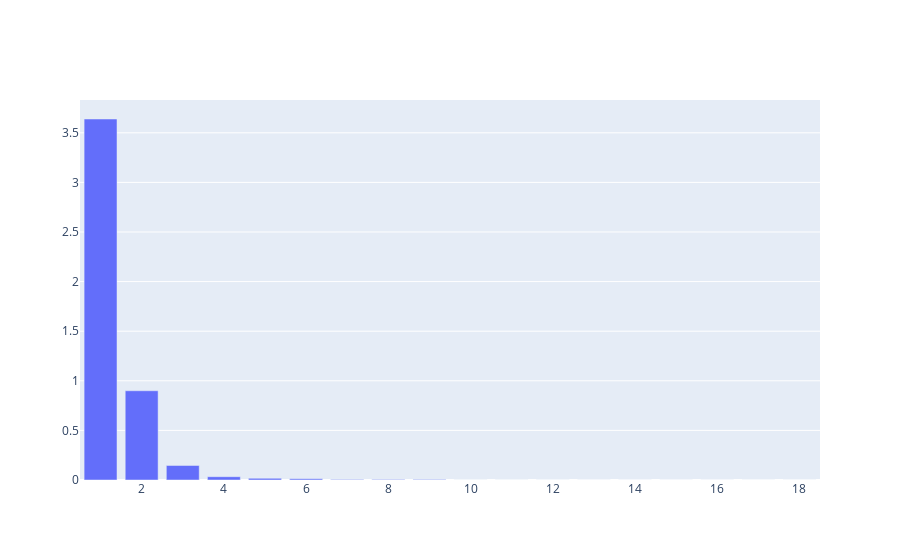

Source (notebook cell):
### Code cell
# Plot result
import plotly.graph_objects as go
from plotly.offline import init_notebook_mode, iplot
with open(reduceMyModel.packageBuilder.debugDir+'Sdata.txt') as f:
    content = f.readlines()
    
content = [x.strip() for x in content]

data = [go.Bar(x=range(1, len(content)+1),
            y=content)]

iplot(data, filename='jupyter/basic_bar')

### Figure 1 — Plotly figure (JSON) as saved in the notebook; plotly's stock layout.template omitted (floating-point values rounded to 4 significant figures)
{"data": [{"type": "bar", "x": [1, 2, 3, 4, 5, 6, 7, 8, 9, 10, 11, 12, 13, 14, 15, 16, 17, 18], "y": ["3.638970490979160921e+00", "8.995884842201643528e-01", "1.464521792111505571e-01", "3.313988657687060024e-02", "1.697011584376519749e-02", "1.220021865513754890e-02", "5.843013485343146948e-03", "4.323110945654741813e-03", "3.969206087062510276e-03", "1.131737342319801692e-03", "1.021667614703491208e-03", "6.864286068862769045e-04", "6.497598706430745327e-04", "6.053382082946465832e-04", "5.475737526554354641e-04", "5.145095227446994319e-04", "8.637757936412359935e-21", "0.000000000000000000e+00"]}], "layout": {}}
